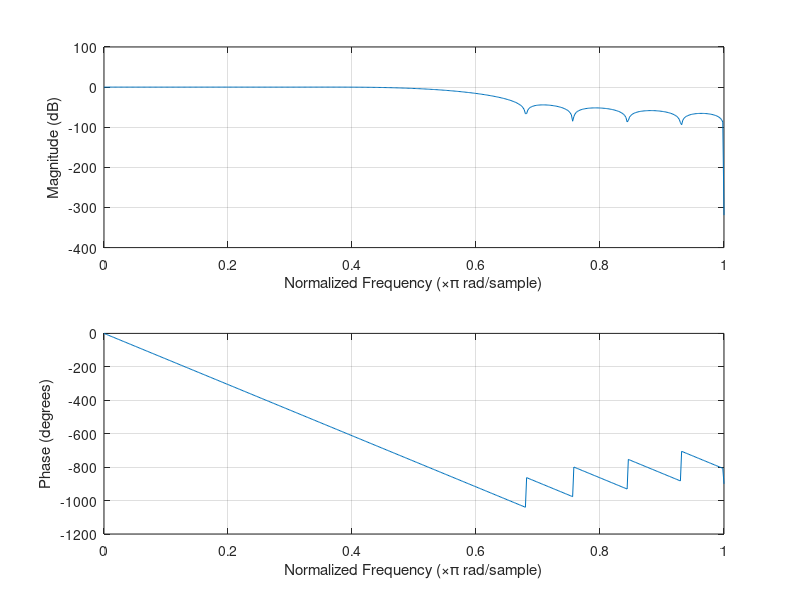
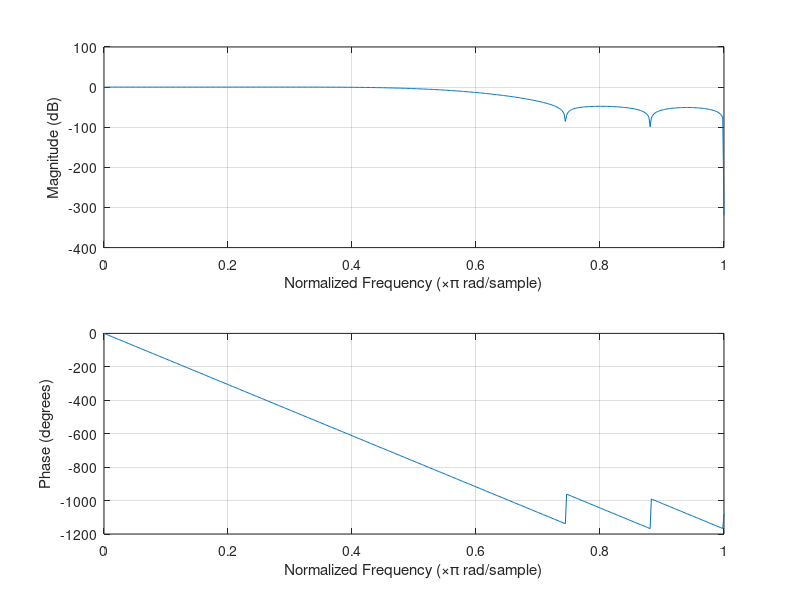
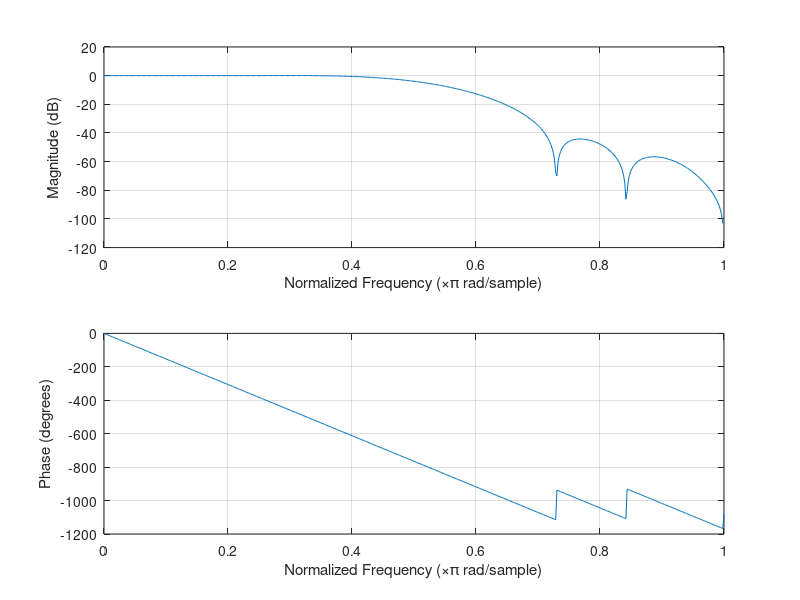
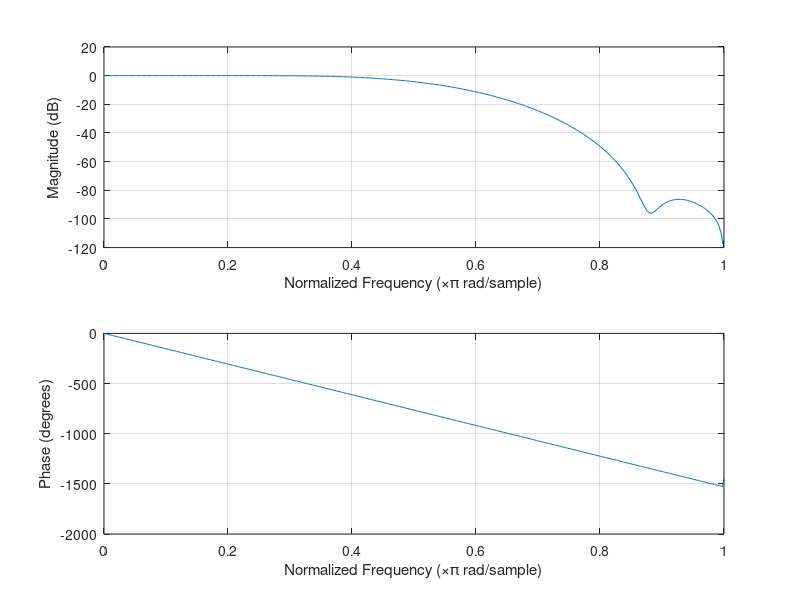

Here is the MATLAB script that generated these plots, in order:
alphaP = 1 - 10 ^ (0.3 / -20);
alphaS = 10 ^ (40 / -20);

figure(1);
fcuts = [3.0/15*2, 5.0/15*2];
mags = [1, 0];
devs = [alphaP, alphaS];
[n, Wn, beta, ftype] = kaiserord(fcuts, mags, devs);
hh = fir1(n, Wn, ftype, kaiser(n+1, beta), 'noscale');
freqz(hh);

figure(2);
hh = fir1(n, Wn, ftype, hamming(n+1), 'noscale');
freqz(hh);

figure(3);
hh = fir1(n, Wn, ftype, hanning(n+1), 'noscale');
freqz(hh);

figure(4);
hh = fir1(n, Wn, ftype, blackman(n+1), 'noscale');
freqz(hh);
